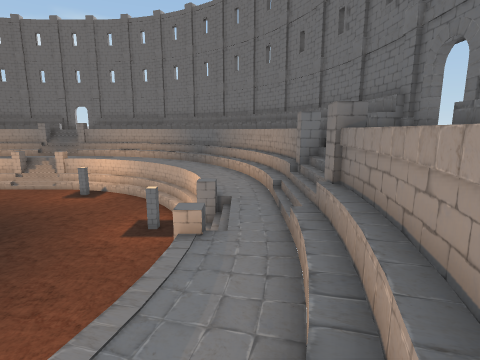
view 1 (above)

24 first-person views from a walk through a 3-D level made in the Unity game engine. The camera is 1.5 m above the floor, tilts 10° down and sees 80° across. The floor is counted in squares, 1 m on a side. Each view is taken from the middle of a square. On the plan, view 1 faces up. The plan holds only what a view shows up to about 14 squares ahead; the rest is blank. The place goes on beyond the plan. Some animated figures are left out.

view 2
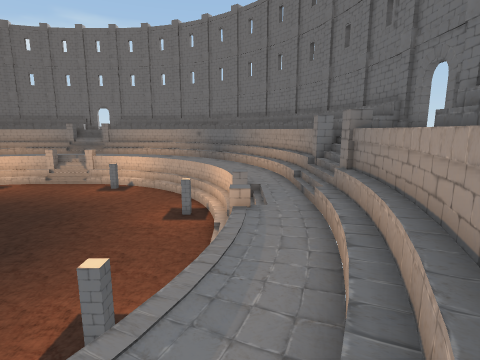

view 3
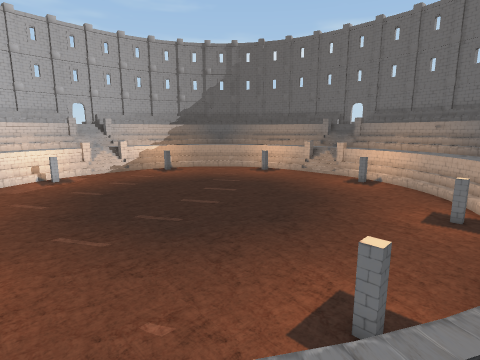

view 4
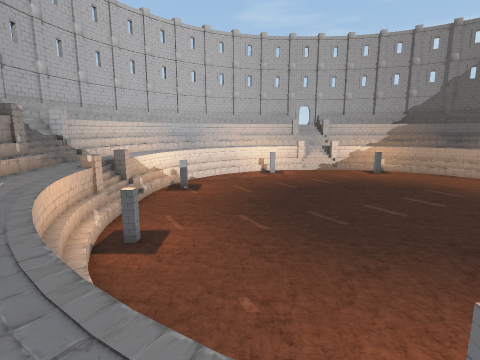

view 5
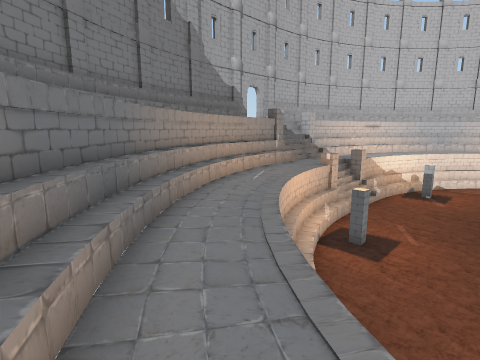

view 6
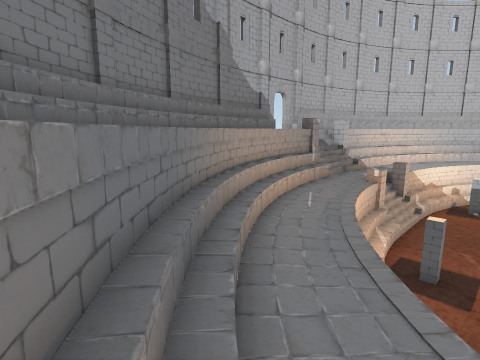

view 7
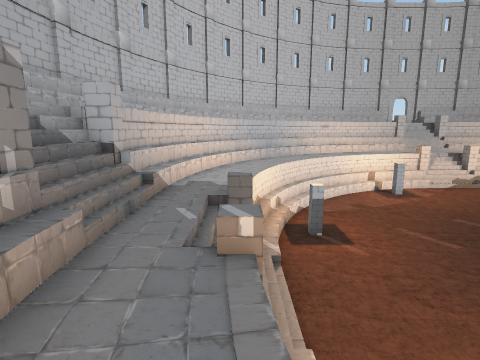

view 8
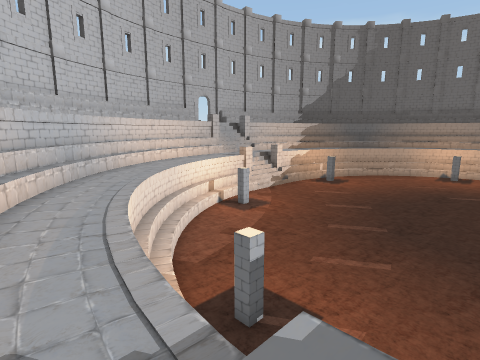

view 9
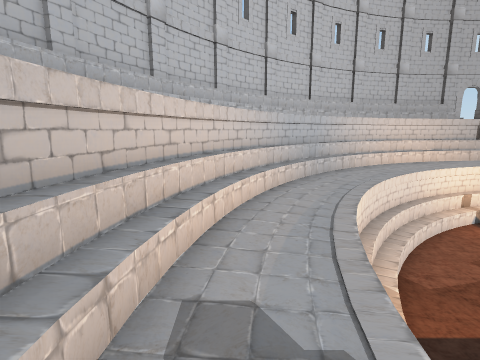

view 10
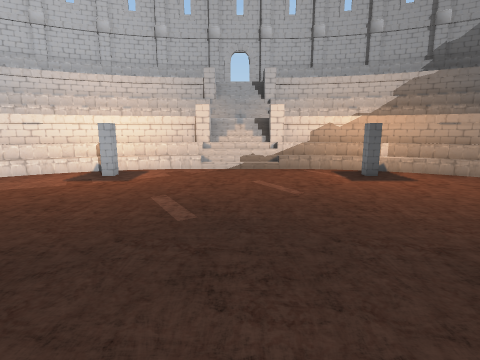

view 11
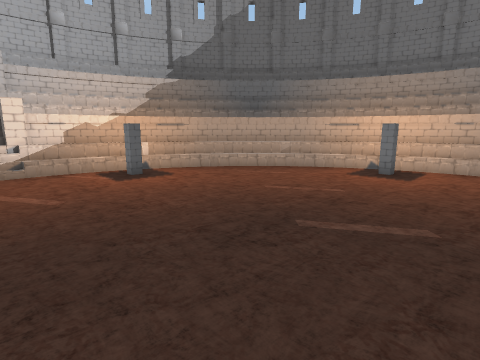

view 12
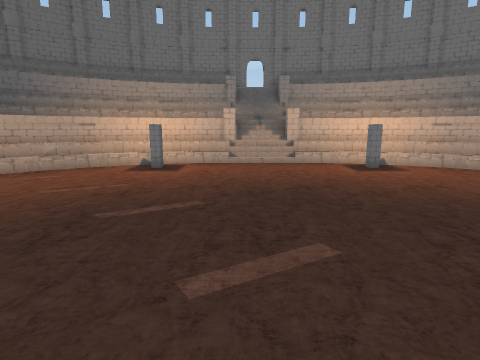

view 13
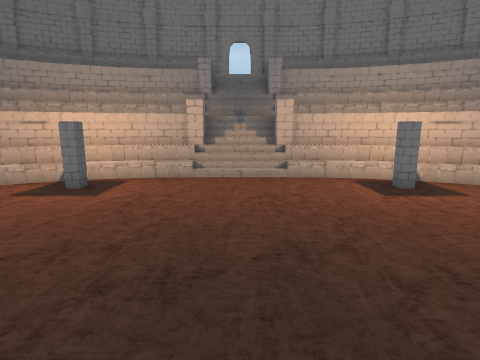

view 14
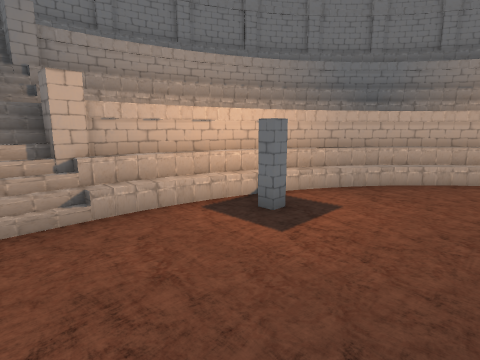

view 15
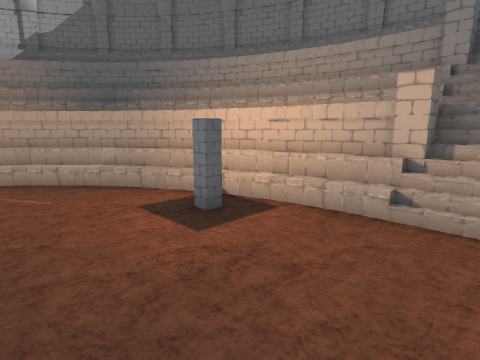

view 16
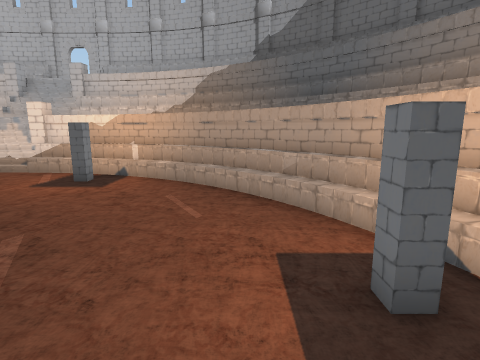

view 17
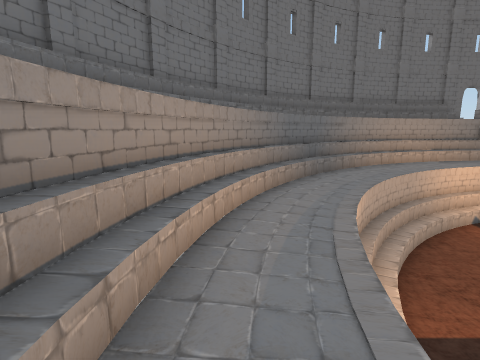

view 18
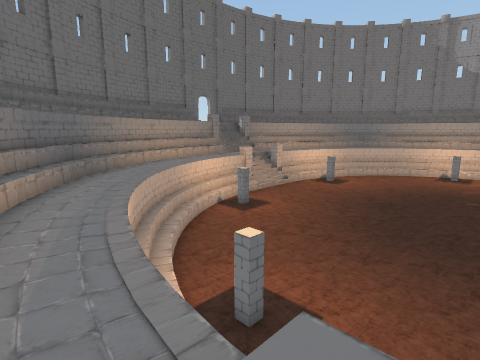

view 19
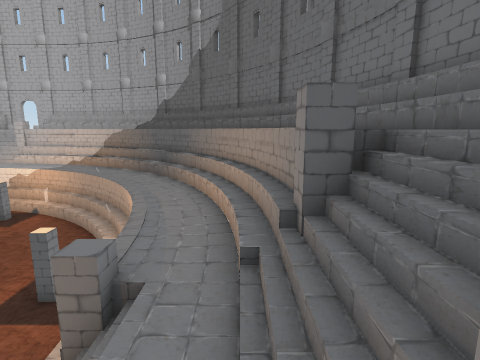

view 20
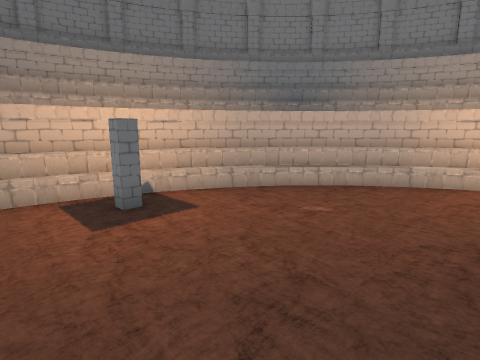

view 21
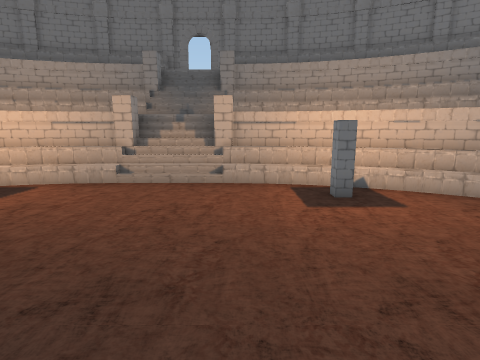

view 22
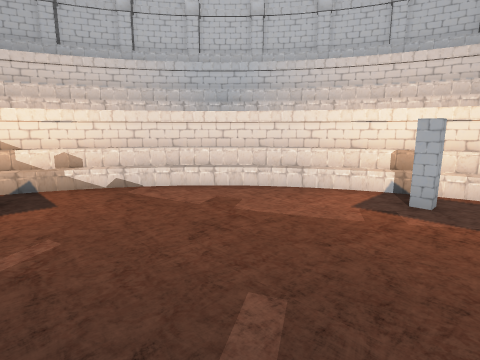

view 23
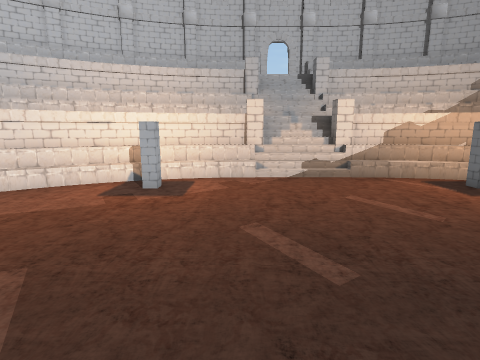

view 24
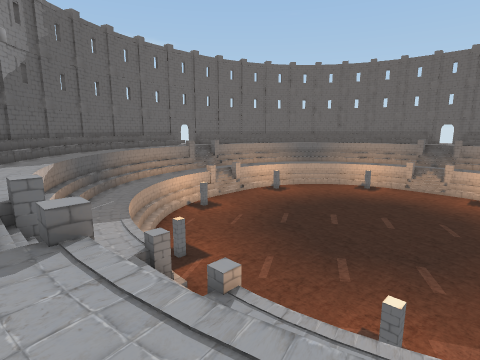

### Floor plan
Key: @ floor where view 1 was taken; # wall or solid block; . main floor; : floor 0.5 m higher than the main floor; + floor 2 m higher than the main floor; * floor 4 m higher than the main floor; / step, stairs or slope; = window, fence, low wall or low ledge; v drop or lower ground; O other object.
Columns run from 31 left of view 1 to 5 right of it. Each row starts with its distance up from view 1.
 25          ####         ####
 24        ###*     **      *###
 23      ###*    **//// **    *###
 22     ##/   */////////////*   /##
 21    ##/   v//+++++/+ +++//v*  /##
 20   ##   v//+++++/////+++++//v  /##
 19  ##/  vO+++/=/////////=/+++Ov  /##
 18  #/  v++++//.O.......O.//++++v  /#
 17 ##**#O++v:...O.......O...:v++Ov  ##
 16 #***/++v/................./v++/  *#
 15 #**#/++:...................:++/v  ##
 14 ***/++#...................../++/* *#
 13  *//+v/.....................//+//  #
 12  * ++#.......................=++/  ##
 11  */++/OO...................OO/++/  /#
 10  */++/......................./++/* /#
  9  =/+=/.......................//+// /#
  8 *//+//.......................//+//  #
  7 */////......................./////
  6 *//+//.......................//+//  #
  5 *=/+=/.......................//+// /#
  4 **/++/......................./++/* /#
  3 **/++/OO...................OO/++/* /#
  2  *=++=.......................=++=  ##
  1 * =/+=/...................../=+/=  #
  0   //++=.....................=++@* /#
 -1    =/+=/.................../=+/=  /#
 -2 #/ //++=/................./#++//  ##
 -3 #/  =O++=/...O.......O.../=++O=  /#
 -4 ##/  #/++##/.O.......O./##++/#* /##
 -5  ##/  #O+++##/////////##+++O#* /##
 -6   ##/  =//+++++=///=+++++//=   ##
 -7    ##/  /#//+++++/+++++//#/  /##
 -8     ##/   ////////////#//   /##
 -9      ##//    **=///=      //##
-10       ###//             //###
-11         #####         #####

Positions as (right, up) in squares from view 1, and headings:
1: (0, 0), facing up
2: (-1, -2), facing up
3: (-2, -2), facing up-left
4: (-1, 0), facing left
5: (-1, 0), facing down-left
6: (-1, -2), facing down-left
7: (-9, -6), facing left
8: (-15, -7), facing up-left
9: (-15, -7), facing left
10: (-15, 7), facing left
11: (-15, 7), facing up-left
12: (-15, 6), facing up
13: (-14, 10), facing up
14: (-14, 14), facing up-right
15: (-14, 14), facing up-left
16: (-16, 16), facing left
17: (-13, 21), facing right
18: (-13, 21), facing down-right
19: (-12, 22), facing left
20: (-9, 5), facing down-right
21: (-10, 5), facing right
22: (-18, 4), facing down-left
23: (-17, 5), facing left
24: (-31, 1), facing up-right
